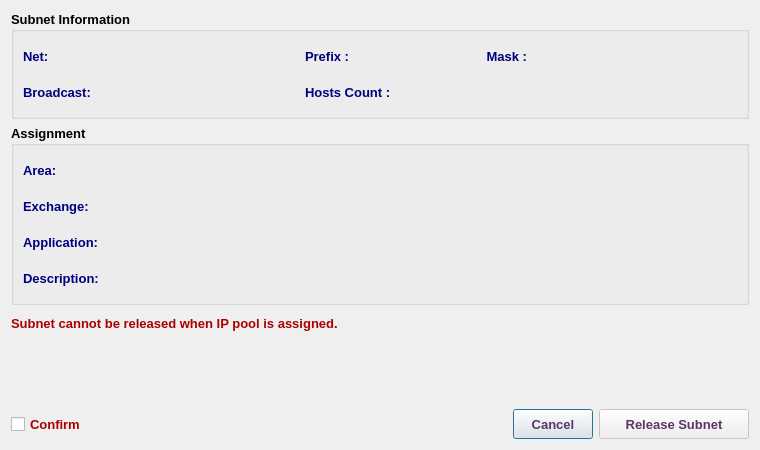
<?xml version="1.0" encoding="UTF-8"?>
<ui version="4.0">
 <class>Subnet3V4ReleaseDialog</class>
 <widget class="QDialog" name="Subnet3V4ReleaseDialog">
  <property name="geometry">
   <rect>
    <x>0</x>
    <y>0</y>
    <width>760</width>
    <height>450</height>
   </rect>
  </property>
  <property name="minimumSize">
   <size>
    <width>760</width>
    <height>450</height>
   </size>
  </property>
  <property name="maximumSize">
   <size>
    <width>761</width>
    <height>451</height>
   </size>
  </property>
  <property name="font">
   <font>
    <family>Tahoma</family>
    <pointsize>10</pointsize>
   </font>
  </property>
  <property name="windowTitle">
   <string>Subnet Release</string>
  </property>
  <property name="windowIcon">
   <iconset resource="../../../../../image.qrc">
    <normaloff>:/Image/disconnection.png</normaloff>:/Image/disconnection.png</iconset>
  </property>
  <layout class="QVBoxLayout" name="verticalLayout_2">
   <item>
    <widget class="QGroupBox" name="ipGB">
     <property name="font">
      <font>
       <family>Tahoma</family>
       <pointsize>10</pointsize>
       <weight>75</weight>
       <bold>true</bold>
      </font>
     </property>
     <property name="title">
      <string>Subnet Information</string>
     </property>
     <layout class="QVBoxLayout" name="verticalLayout_3">
      <item>
       <layout class="QHBoxLayout" name="horizontalLayout_13">
        <item>
         <widget class="QLabel" name="label_7">
          <property name="minimumSize">
           <size>
            <width>90</width>
            <height>30</height>
           </size>
          </property>
          <property name="maximumSize">
           <size>
            <width>90</width>
            <height>30</height>
           </size>
          </property>
          <property name="font">
           <font>
            <family>Tahoma</family>
            <pointsize>10</pointsize>
            <weight>75</weight>
            <bold>true</bold>
           </font>
          </property>
          <property name="styleSheet">
           <string notr="true">color: rgb(0, 0, 127);</string>
          </property>
          <property name="text">
           <string>Net:</string>
          </property>
         </widget>
        </item>
        <item>
         <widget class="QLabel" name="netLbl">
          <property name="minimumSize">
           <size>
            <width>180</width>
            <height>30</height>
           </size>
          </property>
          <property name="maximumSize">
           <size>
            <width>500</width>
            <height>30</height>
           </size>
          </property>
          <property name="font">
           <font>
            <family>Tahoma</family>
            <pointsize>10</pointsize>
            <weight>75</weight>
            <bold>true</bold>
           </font>
          </property>
          <property name="styleSheet">
           <string notr="true">color: rgb(85, 0, 127);</string>
          </property>
          <property name="text">
           <string/>
          </property>
         </widget>
        </item>
        <item>
         <widget class="QLabel" name="label_10">
          <property name="minimumSize">
           <size>
            <width>80</width>
            <height>30</height>
           </size>
          </property>
          <property name="maximumSize">
           <size>
            <width>80</width>
            <height>30</height>
           </size>
          </property>
          <property name="font">
           <font>
            <family>Tahoma</family>
            <pointsize>10</pointsize>
            <weight>75</weight>
            <bold>true</bold>
           </font>
          </property>
          <property name="styleSheet">
           <string notr="true">color: rgb(0, 0, 127);</string>
          </property>
          <property name="text">
           <string>Prefix :</string>
          </property>
          <property name="alignment">
           <set>Qt::AlignLeading|Qt::AlignLeft|Qt::AlignVCenter</set>
          </property>
         </widget>
        </item>
        <item>
         <widget class="QLabel" name="prefixLbl">
          <property name="minimumSize">
           <size>
            <width>50</width>
            <height>30</height>
           </size>
          </property>
          <property name="maximumSize">
           <size>
            <width>50</width>
            <height>30</height>
           </size>
          </property>
          <property name="font">
           <font>
            <family>Tahoma</family>
            <pointsize>10</pointsize>
            <weight>75</weight>
            <bold>true</bold>
           </font>
          </property>
          <property name="styleSheet">
           <string notr="true">color: rgb(85, 0, 127);</string>
          </property>
          <property name="text">
           <string/>
          </property>
          <property name="wordWrap">
           <bool>true</bool>
          </property>
         </widget>
        </item>
        <item>
         <widget class="QLabel" name="label_9">
          <property name="minimumSize">
           <size>
            <width>80</width>
            <height>30</height>
           </size>
          </property>
          <property name="maximumSize">
           <size>
            <width>80</width>
            <height>30</height>
           </size>
          </property>
          <property name="font">
           <font>
            <family>Tahoma</family>
            <pointsize>10</pointsize>
            <weight>75</weight>
            <bold>true</bold>
           </font>
          </property>
          <property name="styleSheet">
           <string notr="true">color: rgb(0, 0, 127);</string>
          </property>
          <property name="text">
           <string>Mask :</string>
          </property>
          <property name="alignment">
           <set>Qt::AlignRight|Qt::AlignTrailing|Qt::AlignVCenter</set>
          </property>
         </widget>
        </item>
        <item>
         <widget class="QLabel" name="maskLbl">
          <property name="minimumSize">
           <size>
            <width>180</width>
            <height>30</height>
           </size>
          </property>
          <property name="maximumSize">
           <size>
            <width>500</width>
            <height>30</height>
           </size>
          </property>
          <property name="font">
           <font>
            <family>Tahoma</family>
            <pointsize>10</pointsize>
            <weight>75</weight>
            <bold>true</bold>
           </font>
          </property>
          <property name="styleSheet">
           <string notr="true">color: rgb(85, 0, 127);</string>
          </property>
          <property name="text">
           <string/>
          </property>
          <property name="wordWrap">
           <bool>true</bool>
          </property>
         </widget>
        </item>
        <item>
         <spacer name="horizontalSpacer_2">
          <property name="orientation">
           <enum>Qt::Horizontal</enum>
          </property>
          <property name="sizeHint" stdset="0">
           <size>
            <width>40</width>
            <height>20</height>
           </size>
          </property>
         </spacer>
        </item>
       </layout>
      </item>
      <item>
       <layout class="QHBoxLayout" name="horizontalLayout_12">
        <item>
         <widget class="QLabel" name="label_11">
          <property name="minimumSize">
           <size>
            <width>90</width>
            <height>30</height>
           </size>
          </property>
          <property name="maximumSize">
           <size>
            <width>90</width>
            <height>30</height>
           </size>
          </property>
          <property name="font">
           <font>
            <family>Tahoma</family>
            <pointsize>10</pointsize>
            <weight>75</weight>
            <bold>true</bold>
           </font>
          </property>
          <property name="styleSheet">
           <string notr="true">color: rgb(0, 0, 127);</string>
          </property>
          <property name="text">
           <string>Broadcast:</string>
          </property>
         </widget>
        </item>
        <item>
         <widget class="QLabel" name="bcLbl">
          <property name="minimumSize">
           <size>
            <width>180</width>
            <height>30</height>
           </size>
          </property>
          <property name="maximumSize">
           <size>
            <width>500</width>
            <height>30</height>
           </size>
          </property>
          <property name="font">
           <font>
            <family>Tahoma</family>
            <pointsize>10</pointsize>
            <weight>75</weight>
            <bold>true</bold>
           </font>
          </property>
          <property name="styleSheet">
           <string notr="true">color: rgb(85, 0, 127);</string>
          </property>
          <property name="text">
           <string/>
          </property>
          <property name="wordWrap">
           <bool>true</bool>
          </property>
         </widget>
        </item>
        <item>
         <widget class="QLabel" name="label_12">
          <property name="minimumSize">
           <size>
            <width>130</width>
            <height>30</height>
           </size>
          </property>
          <property name="maximumSize">
           <size>
            <width>130</width>
            <height>30</height>
           </size>
          </property>
          <property name="font">
           <font>
            <family>Tahoma</family>
            <pointsize>10</pointsize>
            <weight>75</weight>
            <bold>true</bold>
           </font>
          </property>
          <property name="styleSheet">
           <string notr="true">color: rgb(0, 0, 127);</string>
          </property>
          <property name="text">
           <string>Hosts Count :</string>
          </property>
          <property name="alignment">
           <set>Qt::AlignLeading|Qt::AlignLeft|Qt::AlignVCenter</set>
          </property>
         </widget>
        </item>
        <item>
         <widget class="QLabel" name="hostLbl">
          <property name="minimumSize">
           <size>
            <width>150</width>
            <height>30</height>
           </size>
          </property>
          <property name="maximumSize">
           <size>
            <width>150</width>
            <height>30</height>
           </size>
          </property>
          <property name="font">
           <font>
            <family>Tahoma</family>
            <pointsize>10</pointsize>
            <weight>75</weight>
            <bold>true</bold>
           </font>
          </property>
          <property name="styleSheet">
           <string notr="true">color: rgb(85, 0, 127);</string>
          </property>
          <property name="text">
           <string/>
          </property>
          <property name="wordWrap">
           <bool>true</bool>
          </property>
         </widget>
        </item>
        <item>
         <spacer name="horizontalSpacer_3">
          <property name="orientation">
           <enum>Qt::Horizontal</enum>
          </property>
          <property name="sizeHint" stdset="0">
           <size>
            <width>40</width>
            <height>20</height>
           </size>
          </property>
         </spacer>
        </item>
       </layout>
      </item>
     </layout>
    </widget>
   </item>
   <item>
    <widget class="QGroupBox" name="groupBox">
     <property name="font">
      <font>
       <family>Tahoma</family>
       <pointsize>10</pointsize>
       <weight>75</weight>
       <bold>true</bold>
      </font>
     </property>
     <property name="title">
      <string>Assignment</string>
     </property>
     <layout class="QVBoxLayout" name="verticalLayout">
      <item>
       <layout class="QHBoxLayout" name="horizontalLayout_2">
        <item>
         <widget class="QLabel" name="label">
          <property name="minimumSize">
           <size>
            <width>110</width>
            <height>30</height>
           </size>
          </property>
          <property name="maximumSize">
           <size>
            <width>110</width>
            <height>30</height>
           </size>
          </property>
          <property name="font">
           <font>
            <family>Tahoma</family>
            <pointsize>10</pointsize>
            <weight>75</weight>
            <bold>true</bold>
           </font>
          </property>
          <property name="styleSheet">
           <string notr="true">color: rgb(0, 0, 127);</string>
          </property>
          <property name="text">
           <string>Area:</string>
          </property>
         </widget>
        </item>
        <item>
         <widget class="QLabel" name="areaLbl">
          <property name="minimumSize">
           <size>
            <width>300</width>
            <height>30</height>
           </size>
          </property>
          <property name="maximumSize">
           <size>
            <width>8000</width>
            <height>30</height>
           </size>
          </property>
          <property name="font">
           <font>
            <family>Tahoma</family>
            <pointsize>10</pointsize>
            <weight>75</weight>
            <bold>true</bold>
           </font>
          </property>
          <property name="styleSheet">
           <string notr="true">color: rgb(85, 0, 127);</string>
          </property>
          <property name="text">
           <string/>
          </property>
          <property name="alignment">
           <set>Qt::AlignLeading|Qt::AlignLeft|Qt::AlignVCenter</set>
          </property>
          <property name="wordWrap">
           <bool>true</bool>
          </property>
         </widget>
        </item>
       </layout>
      </item>
      <item>
       <layout class="QHBoxLayout" name="horizontalLayout_4">
        <item>
         <widget class="QLabel" name="label_3">
          <property name="minimumSize">
           <size>
            <width>110</width>
            <height>30</height>
           </size>
          </property>
          <property name="maximumSize">
           <size>
            <width>110</width>
            <height>30</height>
           </size>
          </property>
          <property name="font">
           <font>
            <family>Tahoma</family>
            <pointsize>10</pointsize>
            <weight>75</weight>
            <bold>true</bold>
           </font>
          </property>
          <property name="styleSheet">
           <string notr="true">color: rgb(0, 0, 127);</string>
          </property>
          <property name="text">
           <string>Exchange:</string>
          </property>
         </widget>
        </item>
        <item>
         <widget class="QLabel" name="abbrLbl">
          <property name="minimumSize">
           <size>
            <width>300</width>
            <height>30</height>
           </size>
          </property>
          <property name="maximumSize">
           <size>
            <width>8000</width>
            <height>30</height>
           </size>
          </property>
          <property name="font">
           <font>
            <family>Tahoma</family>
            <pointsize>10</pointsize>
            <weight>75</weight>
            <bold>true</bold>
           </font>
          </property>
          <property name="styleSheet">
           <string notr="true">color: rgb(85, 0, 127);</string>
          </property>
          <property name="text">
           <string/>
          </property>
          <property name="alignment">
           <set>Qt::AlignLeading|Qt::AlignLeft|Qt::AlignVCenter</set>
          </property>
          <property name="wordWrap">
           <bool>true</bool>
          </property>
         </widget>
        </item>
       </layout>
      </item>
      <item>
       <layout class="QHBoxLayout" name="horizontalLayout_3">
        <item>
         <widget class="QLabel" name="label_2">
          <property name="minimumSize">
           <size>
            <width>110</width>
            <height>30</height>
           </size>
          </property>
          <property name="maximumSize">
           <size>
            <width>110</width>
            <height>30</height>
           </size>
          </property>
          <property name="font">
           <font>
            <family>Tahoma</family>
            <pointsize>10</pointsize>
            <weight>75</weight>
            <bold>true</bold>
           </font>
          </property>
          <property name="styleSheet">
           <string notr="true">color: rgb(0, 0, 127);</string>
          </property>
          <property name="text">
           <string>Application:</string>
          </property>
         </widget>
        </item>
        <item>
         <widget class="QLabel" name="appLbl">
          <property name="minimumSize">
           <size>
            <width>300</width>
            <height>30</height>
           </size>
          </property>
          <property name="maximumSize">
           <size>
            <width>8000</width>
            <height>30</height>
           </size>
          </property>
          <property name="font">
           <font>
            <family>Tahoma</family>
            <pointsize>10</pointsize>
            <weight>75</weight>
            <bold>true</bold>
           </font>
          </property>
          <property name="styleSheet">
           <string notr="true">color: rgb(85, 0, 127);</string>
          </property>
          <property name="text">
           <string/>
          </property>
          <property name="alignment">
           <set>Qt::AlignLeading|Qt::AlignLeft|Qt::AlignVCenter</set>
          </property>
          <property name="wordWrap">
           <bool>true</bool>
          </property>
         </widget>
        </item>
       </layout>
      </item>
      <item>
       <layout class="QHBoxLayout" name="horizontalLayout_10">
        <item>
         <widget class="QLabel" name="label_5">
          <property name="minimumSize">
           <size>
            <width>110</width>
            <height>30</height>
           </size>
          </property>
          <property name="maximumSize">
           <size>
            <width>110</width>
            <height>30</height>
           </size>
          </property>
          <property name="font">
           <font>
            <family>Tahoma</family>
            <pointsize>10</pointsize>
            <weight>75</weight>
            <bold>true</bold>
           </font>
          </property>
          <property name="styleSheet">
           <string notr="true">color: rgb(0, 0, 127);</string>
          </property>
          <property name="text">
           <string>Description:</string>
          </property>
         </widget>
        </item>
        <item>
         <widget class="QLabel" name="descLbl">
          <property name="minimumSize">
           <size>
            <width>300</width>
            <height>30</height>
           </size>
          </property>
          <property name="maximumSize">
           <size>
            <width>8000</width>
            <height>30</height>
           </size>
          </property>
          <property name="font">
           <font>
            <family>Tahoma</family>
            <pointsize>10</pointsize>
            <weight>75</weight>
            <bold>true</bold>
           </font>
          </property>
          <property name="styleSheet">
           <string notr="true">color: rgb(85, 0, 127);</string>
          </property>
          <property name="text">
           <string/>
          </property>
          <property name="wordWrap">
           <bool>true</bool>
          </property>
         </widget>
        </item>
       </layout>
      </item>
     </layout>
    </widget>
   </item>
   <item>
    <widget class="QLabel" name="infoLbl">
     <property name="minimumSize">
      <size>
       <width>300</width>
       <height>25</height>
      </size>
     </property>
     <property name="maximumSize">
      <size>
       <width>16777215</width>
       <height>25</height>
      </size>
     </property>
     <property name="font">
      <font>
       <family>Tahoma</family>
       <pointsize>10</pointsize>
       <weight>75</weight>
       <bold>true</bold>
      </font>
     </property>
     <property name="styleSheet">
      <string notr="true">color: rgb(170, 0, 0);</string>
     </property>
     <property name="text">
      <string>Subnet cannot be released when IP pool is assigned.</string>
     </property>
    </widget>
   </item>
   <item>
    <spacer name="verticalSpacer">
     <property name="font">
      <font>
       <family>Tahoma</family>
       <pointsize>10</pointsize>
      </font>
     </property>
     <property name="orientation">
      <enum>Qt::Vertical</enum>
     </property>
     <property name="sizeHint" stdset="0">
      <size>
       <width>20</width>
       <height>181</height>
      </size>
     </property>
    </spacer>
   </item>
   <item>
    <layout class="QHBoxLayout" name="horizontalLayout">
     <item>
      <widget class="QCheckBox" name="checkBox">
       <property name="minimumSize">
        <size>
         <width>0</width>
         <height>30</height>
        </size>
       </property>
       <property name="maximumSize">
        <size>
         <width>16777215</width>
         <height>30</height>
        </size>
       </property>
       <property name="font">
        <font>
         <family>Tahoma</family>
         <pointsize>10</pointsize>
         <weight>75</weight>
         <bold>true</bold>
        </font>
       </property>
       <property name="styleSheet">
        <string notr="true">color: rgb(170, 0, 0);</string>
       </property>
       <property name="text">
        <string>Confirm </string>
       </property>
      </widget>
     </item>
     <item>
      <spacer name="horizontalSpacer">
       <property name="font">
        <font>
         <family>Tahoma</family>
         <pointsize>10</pointsize>
        </font>
       </property>
       <property name="orientation">
        <enum>Qt::Horizontal</enum>
       </property>
       <property name="sizeHint" stdset="0">
        <size>
         <width>40</width>
         <height>20</height>
        </size>
       </property>
      </spacer>
     </item>
     <item>
      <widget class="QPushButton" name="cancelBtn">
       <property name="sizePolicy">
        <sizepolicy hsizetype="Preferred" vsizetype="Preferred">
         <horstretch>0</horstretch>
         <verstretch>0</verstretch>
        </sizepolicy>
       </property>
       <property name="minimumSize">
        <size>
         <width>80</width>
         <height>30</height>
        </size>
       </property>
       <property name="maximumSize">
        <size>
         <width>100</width>
         <height>30</height>
        </size>
       </property>
       <property name="font">
        <font>
         <family>Tahoma</family>
         <pointsize>10</pointsize>
         <weight>75</weight>
         <bold>true</bold>
        </font>
       </property>
       <property name="styleSheet">
        <string notr="true">color: rgb(92, 53, 102);</string>
       </property>
       <property name="text">
        <string>Cancel</string>
       </property>
      </widget>
     </item>
     <item>
      <widget class="QPushButton" name="okBtn">
       <property name="enabled">
        <bool>false</bool>
       </property>
       <property name="sizePolicy">
        <sizepolicy hsizetype="Preferred" vsizetype="Preferred">
         <horstretch>0</horstretch>
         <verstretch>0</verstretch>
        </sizepolicy>
       </property>
       <property name="minimumSize">
        <size>
         <width>150</width>
         <height>30</height>
        </size>
       </property>
       <property name="maximumSize">
        <size>
         <width>200</width>
         <height>30</height>
        </size>
       </property>
       <property name="font">
        <font>
         <family>Tahoma</family>
         <pointsize>10</pointsize>
         <weight>75</weight>
         <bold>true</bold>
        </font>
       </property>
       <property name="styleSheet">
        <string notr="true">color: rgb(92, 53, 102);</string>
       </property>
       <property name="text">
        <string>Release Subnet</string>
       </property>
       <property name="icon">
        <iconset resource="../../../../../image.qrc">
         <normaloff>:/Image/disconnection.png</normaloff>:/Image/disconnection.png</iconset>
       </property>
       <property name="iconSize">
        <size>
         <width>20</width>
         <height>20</height>
        </size>
       </property>
      </widget>
     </item>
    </layout>
   </item>
  </layout>
 </widget>
 <tabstops>
  <tabstop>checkBox</tabstop>
  <tabstop>okBtn</tabstop>
  <tabstop>cancelBtn</tabstop>
 </tabstops>
 <resources>
  <include location="../../../../../image.qrc"/>
 </resources>
 <connections/>
</ui>
